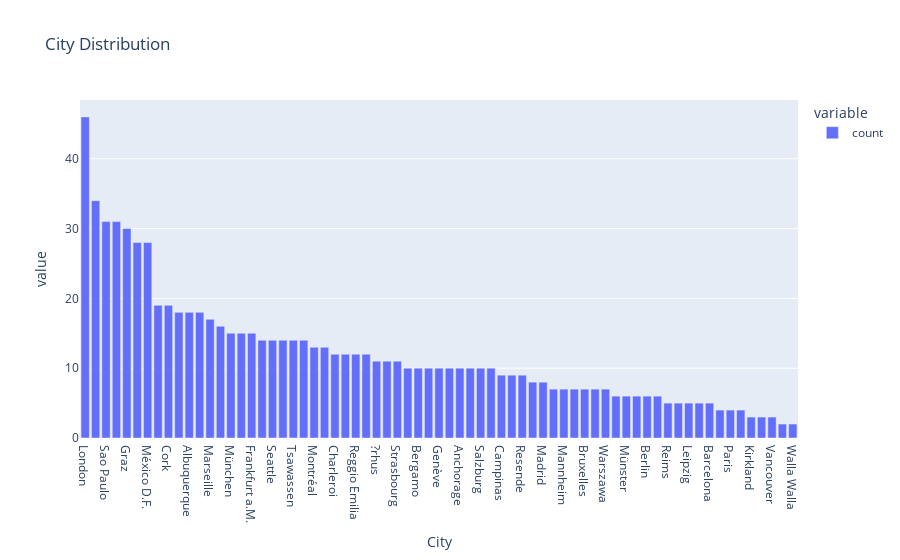

The code cell stored with this chart in its notebook:
### Code cell
px.bar(data_frame=Sales_Data['City'].value_counts(),title='City Distribution')

### Figure 1 — Plotly figure (JSON) as saved in the notebook; plotly's stock layout.template omitted (floating-point values rounded to 4 significant figures)
{"data": [{"hovertemplate": "variable=count<br>City=%{x}<br>value=%{y}<extra></extra>", "legendgroup": "count", "marker": {"color": "#636efa", "pattern": {"shape": ""}}, "name": "count", "orientation": "v", "showlegend": true, "textposition": "auto", "type": "bar", "x": ["London", "Rio de Janeiro", "Sao Paulo", "Boise", "Graz", "Cunewalde", "México D.F.", "Br?cke", "Cork", "Lule?", "Albuquerque", "San Crist?bal", "Marseille", "Buenos Aires", "München", "Oulu", "Frankfurt a.M.", "Brandenburg", "Seattle", "Toulouse", "Tsawassen", "Barquisimeto", "Montréal", "Lisboa", "Charleroi", "Portland", "Reggio Emilia", "I. de Margarita", "?rhus", "Eugene", "Strasbourg", "Lyon", "Bergamo", "Stuttgart", "Genève", "Sevilla", "Anchorage", "Cowes", "Salzburg", "K?ln", "Campinas", "Lander", "Resende", "Bern", "Madrid", "Helsinki", "Mannheim", "Nantes", "Bruxelles", "Kobenhavn", "Warszawa", "Torino", "Münster", "Aachen", "Berlin", "Stavern", "Reims", "Lille", "Leipzig", "Elgin", "Barcelona", "Versailles", "Paris", "San Francisco", "Kirkland", "Butte", "Vancouver", "Caracas", "Walla Walla"], "xaxis": "x", "y": [46, 34, 31, 31, 30, 28, 28, 19, 19, 18, 18, 18, 17, 16, 15, 15, 15, 14, 14, 14, 14, 14, 13, 13, 12, 12, 12, 12, 11, 11, 11, 10, 10, 10, 10, 10, 10, 10, 10, 10, 9, 9, 9, 8, 8, 7, 7, 7, 7, 7, 7, 6, 6, 6, 6, 6, 5, 5, 5, 5, 5, 4, 4, 4, 3, 3, 3, 2, 2], "yaxis": "y"}], "layout": {"barmode": "relative", "legend": {"title": {"text": "variable"}, "tracegroupgap": 0}, "title": {"text": "City Distribution"}, "xaxis": {"anchor": "y", "domain": [0, 1], "title": {"text": "City"}}, "yaxis": {"anchor": "x", "domain": [0, 1], "title": {"text": "value"}}}}
